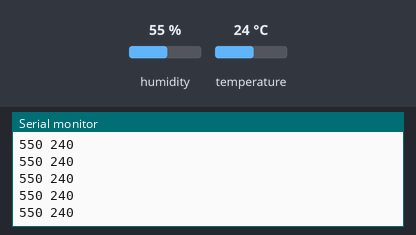
Simulated run of this sketch. Board: Arduino Uno, built with avr-gcc and run on an emulated ATmega328P. Parts: the last lines printed to the serial monitor. The test bench sets the inputs (shaded band); at power-on: humidity 55 %, temperature 24 °C.

Above: at 2.8 s.
2.9 s: humidity set to 22 %
At 4.5 s:
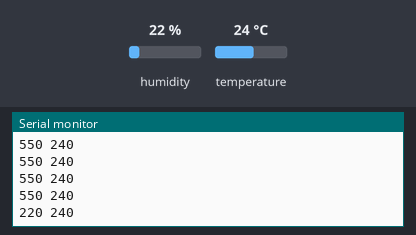
5.6 s: temperature set to 12 °C
At 6.0 s:
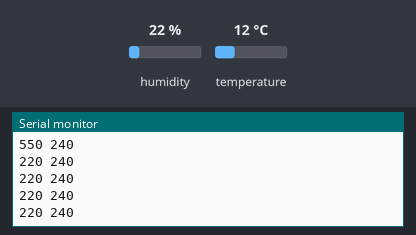
8.3 s: humidity set to 40 %
At 9.0 s:
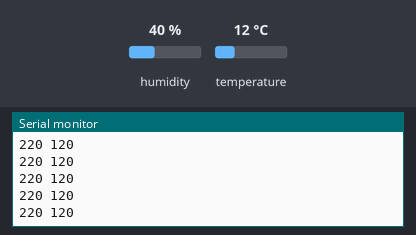
Timing chart, 0 to 11.3 s (numbered marks = the images above; inputs shaded):
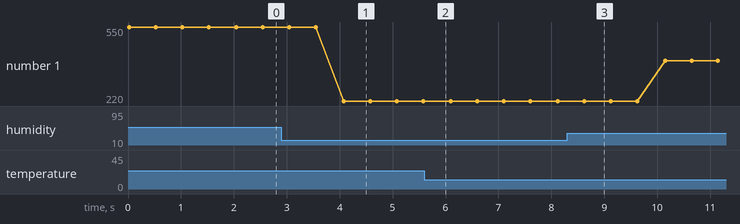

Measured:
- after the input at 2.9 s, the serial monitor: prints a new line after 1.2 s (image 1)
- plotted number 1: 550 → 220 after the input at 2.9 s, 220 → 400 after the input at 8.3 s

The sketch:

owntest.ino
```cpp
#include <DHT.h>
#define DHTPIN 9
#define DHTTYPE DHT11
DHT dht(DHTPIN, DHTTYPE);
void setup(){
  Serial.begin(9600);
  dht.begin();
}
void loop(){
  int h = dht.readHumidity()*10;
  int t = dht.readTemperature()*10;
  Serial.print(h);
  Serial.print(" ");
  Serial.println(t);
  delay(500);

}
```
